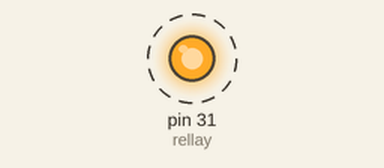
A sketch run on a simulated Arduino Mega 2560, built with avr-gcc and run on an emulated ATmega2560. Shown: output pins drawn as LEDs (lit = HIGH). Dashed ring = blinking. What the sketch prints to the serial monitor is not drawn.

Above: at 0.5 s.
Timing chart, 0 to 4.6 s (numbered marks = the images above):
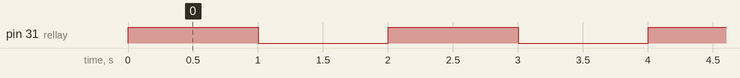

Measured:
- by itself, pin 31 (rellay): alternates HIGH for 1.0 s and LOW for 1.0 s

The sketch:

SSD_Relay_serial.ino
```cpp
/*
   Arduino MEGA 2560 Pro with 1 rellay (low level trigger)
   Byala Robots Club
   Author eng.A.Anchev
*/
#define rellay 31

void setup() {
  Serial.begin(9600);
  pinMode(rellay, OUTPUT);

}

void loop() {
  digitalWrite(rellay, HIGH);      // включване на релето
  Serial.println("Realy ON");
  delay(1000);
  digitalWrite(rellay, LOW);     // изключване на релето
  Serial.println("Realy OFF");
  delay(1000);
}
```
